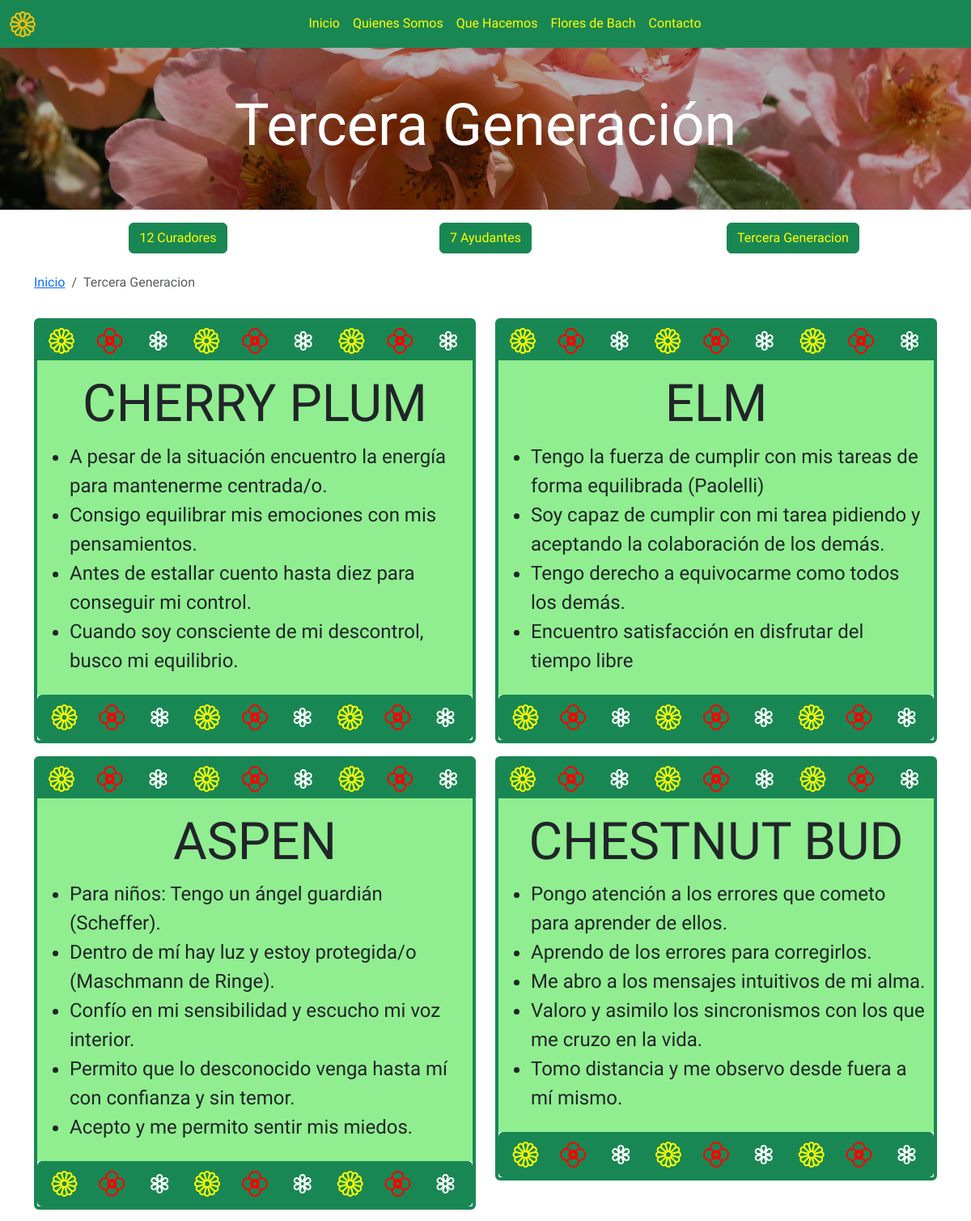
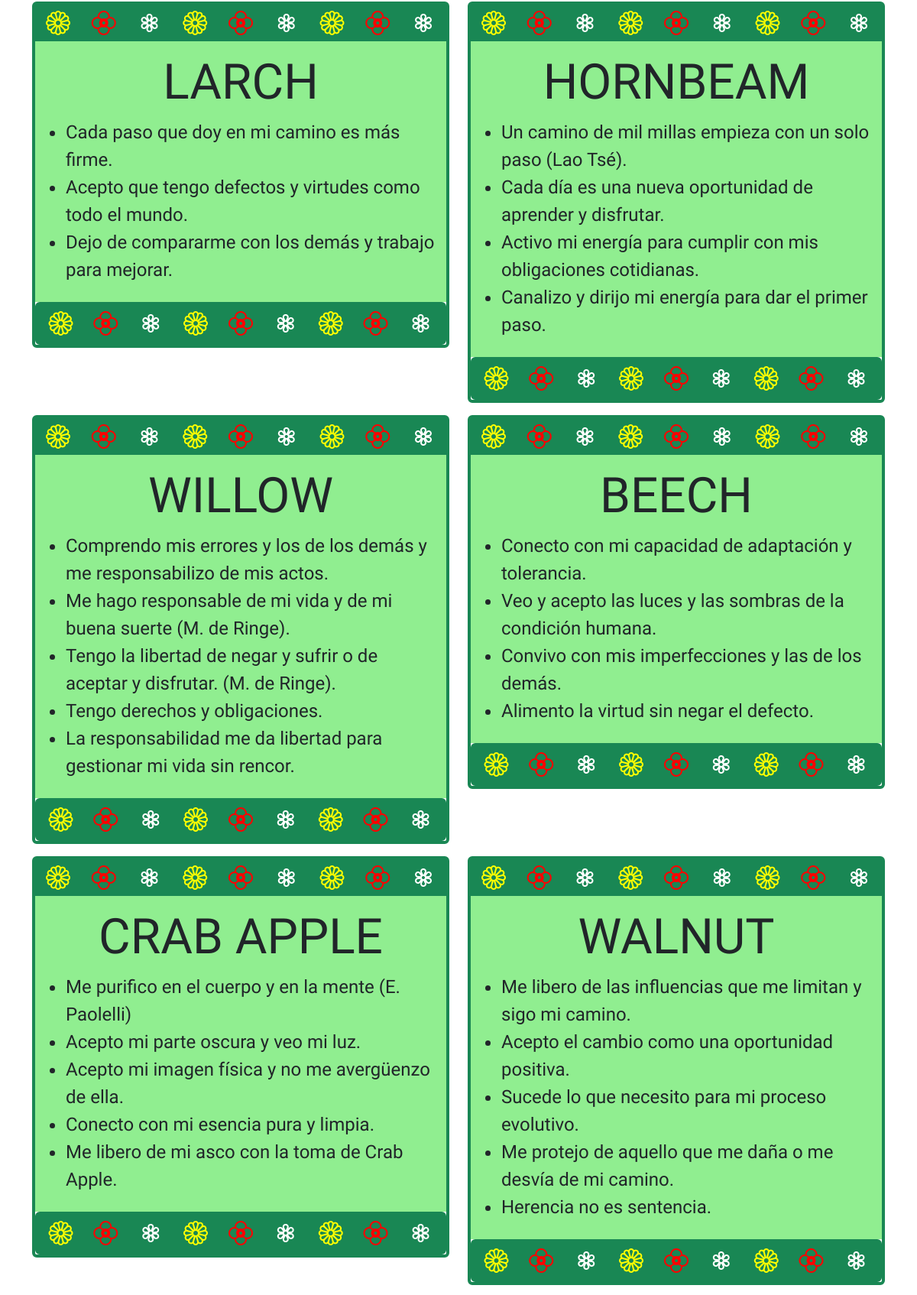
The page /tercerageneracion.php (upper part) on the database its author committed (2 pictures, top to bottom).
### tables this page shows
CREATE TABLE `tercera` (
  `id` int NOT NULL,
  `nombre` varchar(255) NOT NULL,
  `content` text NOT NULL
);

### tercerageneracion.php (the view)
<?php include 'templates/header.php';?>
<?php include 'templates/navbar.php';?>
<div class="container-fluid d-flex justify-content-center align-items-center mich" style="background-image:linear-gradient(rgba(0, 0, 0, 0.3), rgba(0, 0, 0, 0.3)), url('img/cinco-min.jpg');background-size:cover;height:200px;background-position:center;">
        <h1 class="text-white display-2">Tercera Generación</h1>
     </div>
<div class="container">
<div class="row mt-3">
    <div class="col-md-4 d-flex justify-content-center mb-2 mich ">
        <a href="curadores" class="btn btn-success " style="color:yellow;">12 Curadores</a>
    </div>
    <div class="col-md-4 d-flex justify-content-center mb-2 mich ">
        <a href="ayudantes" class="btn btn-success " style="color:yellow;">7 Ayudantes</a>
    </div>
    <div class="col-md-4 d-flex justify-content-center  mb-2 mich ">
        <a href="tercerageneracion" class="btn btn-success " style="color:yellow;">Tercera Generacion</a>
    </div>
</div>
<div class="row mt-3">
          <div class="col-md-4 mich">
          <nav aria-label="breadcrumb">
                  <ol class="breadcrumb">
                  <li class="breadcrumb-item"><a href="index">Inicio</a></li>
                 <li class="breadcrumb-item active" aria-current="page">Tercera Generacion</li>
                 </ol>
               </nav>
          </div>
        </div>
<div class="row mt-3">
         <?php
                include "config/db.php";
                $query = "select * from tercera";
                $result = mysqli_query($conn,$query);
                $cards = mysqli_fetch_all($result, MYSQLI_ASSOC);
            ?>
                 <?php if (isset($cards)): ?>
	                 <?php foreach ($cards as $card): ?>
            <div class="col-md-6 mb-3">
              <div class="d-flex flex-column border border-success border-4 rounded">
                         <div class="bg-success d-flex justify-content-around align-items-center" >
                           <i class="bi bi-flower1"style="font-size: 2rem; color: yellow;"></i>
                           <i class="bi bi-flower2"style="font-size: 2rem; color: red;"></i>
                           <i class="bi bi-flower3"style="font-size: 2rem; color: white;"></i>
                             <i class="bi bi-flower1"style="font-size: 2rem; color: yellow;"></i>
                           <i class="bi bi-flower2"style="font-size: 2rem; color: red;"></i>
                           <i class="bi bi-flower3"style="font-size: 2rem; color: white;"></i>
                             <i class="bi bi-flower1"style="font-size: 2rem; color: yellow;"></i>
                           <i class="bi bi-flower2"style="font-size: 2rem; color: red;"></i>
                           <i class="bi bi-flower3"style="font-size: 2rem; color: white;"></i>
                         </div>
                         <div class="nota p-2" style="background-color:#90EE90;">
                                      <h2 class="mt-2 mb-2 display-3 text-center"><?php echo html_entity_decode($card['nombre']);?></h2>
                             <div class="fs-4" >
                             <?php echo html_entity_decode($card['content']);?>
                             </div>
                         </div>
                             <div class="d-flex flex-column border border-success border-4 rounded">
                         <div class="bg-success d-flex justify-content-around align-items-center" >
                           <i class="bi bi-flower1"style="font-size: 2rem; color: yellow;"></i>
                           <i class="bi bi-flower2"style="font-size: 2rem; color: red;"></i>
                           <i class="bi bi-flower3"style="font-size: 2rem; color: white;"></i>
                             <i class="bi bi-flower1"style="font-size: 2rem; color: yellow;"></i>
                           <i class="bi bi-flower2"style="font-size: 2rem; color: red;"></i>
                           <i class="bi bi-flower3"style="font-size: 2rem; color: white;"></i>
                             <i class="bi bi-flower1"style="font-size: 2rem; color: yellow;"></i>
                           <i class="bi bi-flower2"style="font-size: 2rem; color: red;"></i>
                           <i class="bi bi-flower3"style="font-size: 2rem; color: white;"></i>
                         </div>
                       </div>
            </div>
                     </div>
                       <?php endforeach ?>
                       <?php else: ?>
                   	<h2>No posts available</h2>
                      <?php endif ?>
     </div>
  <?php include 'templates/footer.php';?>

### css/typo.css (style rules this page uses)
.mich { font-family: 'Michroma', sans-serif; }
.nota { font-family: 'Patrick Hand SC', cursive; }

### rows shown on the page
tercera: nombre "CHERRY PLUM", content "A pesar de la situación encuentro la energía para mantenerme centrada/o. Consigo equilibrar mis emociones con mis pensamientos. Antes de estallar cuento hasta diez para conseguir mi control. Cuando soy consciente de mi descontrol, busco mi equilibrio."
tercera: nombre "ELM", content "Tengo la fuerza de cumplir con mis tareas de forma equilibrada (Paolelli) Soy capaz de cumplir con mi tarea pidiendo y aceptando la colaboración de los demás. Tengo derecho a equivocarme como todos los demás. Encuentro satisfacción en disfrutar del tiempo libre"
tercera: nombre "ASPEN", content "Para niños: Tengo un ángel guardián (Scheffer). Dentro de mí hay luz y estoy protegida/o (Maschmann de Ringe). Confío en mi sensibilidad y escucho mi voz interior. Permito que lo desconocido venga hasta mí con confianza y sin temor. Acepto y me permito sentir mis miedos."
tercera: nombre "CHESTNUT BUD", content "Pongo atención a los errores que cometo para aprender de ellos. Aprendo de los errores para corregirlos. Me abro a los mensajes intuitivos de mi alma. Valoro y asimilo los sincronismos con los que me cruzo en la vida. Tomo distancia y me observo desde fuera a mí mismo."
tercera: nombre "LARCH", content "Cada paso que doy en mi camino es más firme. Acepto que tengo defectos y virtudes como todo el mundo. Dejo de compararme con los demás y trabajo para mejorar."
tercera: nombre "HORNBEAM", content "Un camino de mil millas empieza con un solo paso (Lao Tsé). Cada día es una nueva oportunidad de aprender y disfrutar. Activo mi energía para cumplir con mis obligaciones cotidianas. Canalizo y dirijo mi energía para dar el primer paso."
tercera: nombre "WILLOW", content "Comprendo mis errores y los de los demás y me responsabilizo de mis actos. Me hago responsable de mi vida y de mi buena suerte (M. de Ringe). Tengo la libertad de negar y sufrir o de aceptar y disfrutar. (M. de Ringe). Tengo derechos y obligaciones. La responsabilidad me da libertad para gestionar mi vida sin rencor."
tercera: nombre "BEECH", content "Conecto con mi capacidad de adaptación y tolerancia. Veo y acepto las luces y las sombras de la condición humana. Convivo con mis imperfecciones y las de los demás. Alimento la virtud sin negar el defecto."
tercera: nombre "CRAB APPLE", content "Me purifico en el cuerpo y en la mente (E. Paolelli) Acepto mi parte oscura y veo mi luz. Acepto mi imagen física y no me avergüenzo de ella. Conecto con mi esencia pura y limpia. Me libero de mi asco con la toma de Crab Apple."
tercera: nombre "WALNUT", content "Me libero de las influencias que me limitan y sigo mi camino. Acepto el cambio como una oportunidad positiva. Sucede lo que necesito para mi proceso evolutivo. Me protejo de aquello que me daña o me desvía de mi camino. Herencia no es sentencia."
